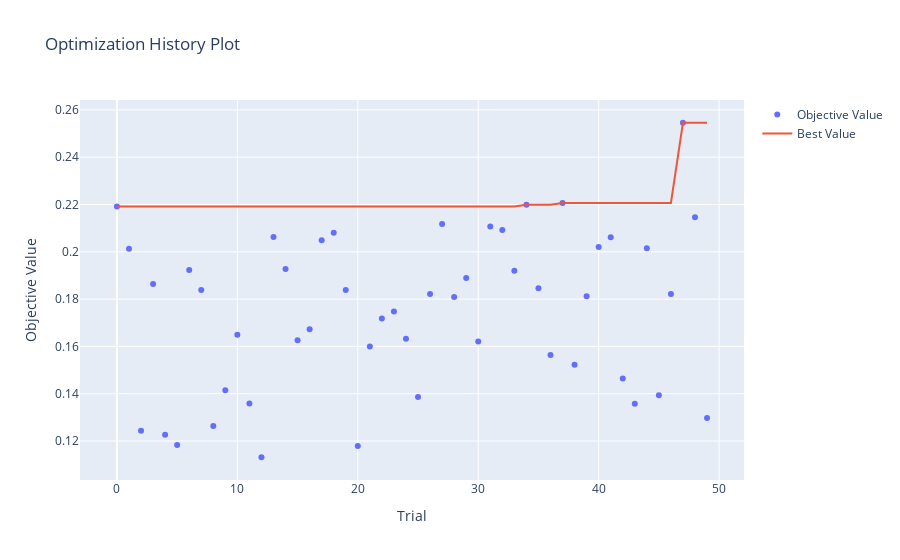

The code cell stored with this chart in its notebook:
### Code cell
visualizations['optimization_history']
